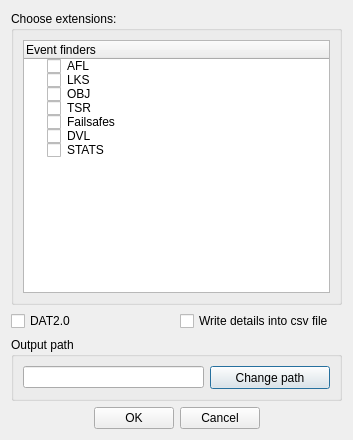
<?xml version="1.0" encoding="UTF-8"?>
<ui version="4.0">
 <class>Dialog</class>
 <widget class="QDialog" name="Dialog">
  <property name="windowModality">
   <enum>Qt::WindowModal</enum>
  </property>
  <property name="geometry">
   <rect>
    <x>0</x>
    <y>0</y>
    <width>353</width>
    <height>440</height>
   </rect>
  </property>
  <property name="windowTitle">
   <string>EFs Config</string>
  </property>
  <layout class="QVBoxLayout" name="verticalLayout" stretch="1,0,0,0">
   <item>
    <widget class="QGroupBox" name="groupBox">
     <property name="title">
      <string>Choose extensions:</string>
     </property>
     <layout class="QVBoxLayout" name="verticalLayout_2">
      <item>
       <widget class="QTreeWidget" name="EFsTree">
        <column>
         <property name="text">
          <string>Event finders</string>
         </property>
        </column>
        <item>
         <property name="text">
          <string>AFL</string>
         </property>
         <property name="checkState">
          <enum>Unchecked</enum>
         </property>
        </item>
        <item>
         <property name="text">
          <string>LKS</string>
         </property>
         <property name="checkState">
          <enum>Unchecked</enum>
         </property>
        </item>
        <item>
         <property name="text">
          <string>OBJ</string>
         </property>
         <property name="checkState">
          <enum>Unchecked</enum>
         </property>
        </item>
        <item>
         <property name="text">
          <string>TSR</string>
         </property>
         <property name="checkState">
          <enum>Unchecked</enum>
         </property>
        </item>
        <item>
         <property name="text">
          <string>Failsafes</string>
         </property>
         <property name="checkState">
          <enum>Unchecked</enum>
         </property>
        </item>
        <item>
         <property name="text">
          <string>DVL</string>
         </property>
         <property name="checkState">
          <enum>Unchecked</enum>
         </property>
        </item>
        <item>
         <property name="text">
          <string>STATS</string>
         </property>
         <property name="checkState">
          <enum>Unchecked</enum>
         </property>
        </item>
       </widget>
      </item>
     </layout>
    </widget>
   </item>
   <item>
    <layout class="QHBoxLayout" name="horizontalLayout_3">
     <item>
      <widget class="QCheckBox" name="DAT2p0_CheckBox">
       <property name="text">
        <string>DAT2.0</string>
       </property>
       <property name="checkable">
        <bool>true</bool>
       </property>
      </widget>
     </item>
     <item>
      <widget class="QCheckBox" name="detailsBox">
       <property name="text">
        <string>Write details into csv file</string>
       </property>
      </widget>
     </item>
    </layout>
   </item>
   <item>
    <widget class="QGroupBox" name="groupBox_3">
     <property name="title">
      <string>Output path</string>
     </property>
     <layout class="QHBoxLayout" name="horizontalLayout">
      <item>
       <widget class="QLineEdit" name="outputEdit">
        <property name="focusPolicy">
         <enum>Qt::NoFocus</enum>
        </property>
        <property name="text">
         <string/>
        </property>
        <property name="readOnly">
         <bool>true</bool>
        </property>
       </widget>
      </item>
      <item>
       <widget class="QPushButton" name="outputBtn">
        <property name="sizePolicy">
         <sizepolicy hsizetype="Preferred" vsizetype="Preferred">
          <horstretch>0</horstretch>
          <verstretch>0</verstretch>
         </sizepolicy>
        </property>
        <property name="minimumSize">
         <size>
          <width>120</width>
          <height>23</height>
         </size>
        </property>
        <property name="maximumSize">
         <size>
          <width>120</width>
          <height>23</height>
         </size>
        </property>
        <property name="text">
         <string>Change path</string>
        </property>
       </widget>
      </item>
     </layout>
    </widget>
   </item>
   <item>
    <layout class="QHBoxLayout" name="horizontalLayout_2">
     <item>
      <spacer name="horizontalSpacer">
       <property name="orientation">
        <enum>Qt::Horizontal</enum>
       </property>
       <property name="sizeHint" stdset="0">
        <size>
         <width>40</width>
         <height>20</height>
        </size>
       </property>
      </spacer>
     </item>
     <item>
      <widget class="QPushButton" name="acceptBtn">
       <property name="text">
        <string>OK</string>
       </property>
      </widget>
     </item>
     <item>
      <widget class="QPushButton" name="rejectBtn">
       <property name="text">
        <string>Cancel</string>
       </property>
      </widget>
     </item>
     <item>
      <spacer name="horizontalSpacer_2">
       <property name="orientation">
        <enum>Qt::Horizontal</enum>
       </property>
       <property name="sizeHint" stdset="0">
        <size>
         <width>40</width>
         <height>20</height>
        </size>
       </property>
      </spacer>
     </item>
    </layout>
   </item>
  </layout>
 </widget>
 <resources/>
 <connections/>
</ui>
